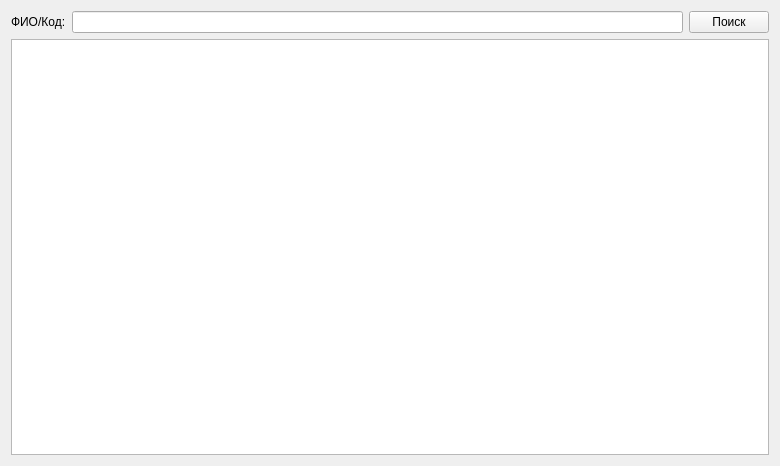
<?xml version="1.0" encoding="UTF-8"?>
<ui version="4.0">
 <class>ClientPopup</class>
 <widget class="QWidget" name="ClientPopup">
  <property name="geometry">
   <rect>
    <x>0</x>
    <y>0</y>
    <width>780</width>
    <height>466</height>
   </rect>
  </property>
  <property name="windowTitle">
   <string>Form</string>
  </property>
  <layout class="QGridLayout" name="gridLayout">
   <item row="0" column="1">
    <widget class="QLineEdit" name="edtQuery"/>
   </item>
   <item row="0" column="0">
    <widget class="QLabel" name="lblQuery">
     <property name="text">
      <string>ФИО/Код:</string>
     </property>
    </widget>
   </item>
   <item row="0" column="2">
    <widget class="QPushButton" name="btnSearch">
     <property name="text">
      <string>Поиск</string>
     </property>
    </widget>
   </item>
   <item row="1" column="0" colspan="3">
    <widget class="CTableView" name="tblClient"/>
   </item>
  </layout>
 </widget>
 <customwidgets>
  <customwidget>
   <class>CTableView</class>
   <extends>QTableView</extends>
   <header>library/TableView.h</header>
  </customwidget>
 </customwidgets>
 <resources/>
 <connections/>
</ui>
